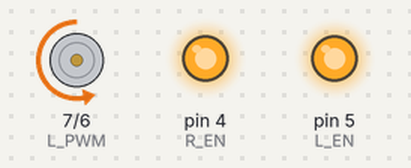
The sketch below on a simulated Arduino Uno, built with avr-gcc and run on an emulated ATmega328P. Parts: motor-driver pin pairs drawn as motors (green arrow = first pin HIGH = forward, orange = second pin HIGH = backward, longer = more drive), output pins drawn as LEDs (lit = HIGH). What the sketch prints to the serial monitor is not drawn.

Above: at 1.0 s.
At 2.5 s:
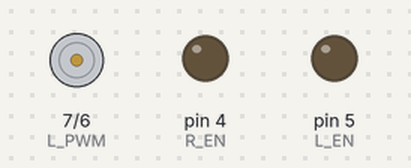
At 4.0 s:
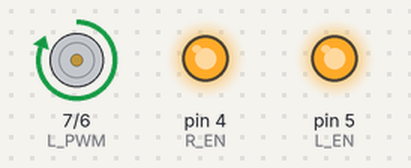
Timing chart, 0 to 7.8 s (numbered marks = the images above):
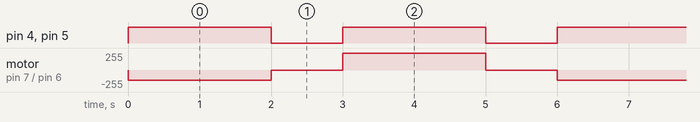

The sketch:

test_BTS7960.ino
```cpp
// (licence header left out)
#define R_EN 4
#define L_EN 5
#define R_PWM 6
#define L_PWM 7

void setup() {
  pinMode(R_EN, OUTPUT);
  pinMode(L_EN, OUTPUT);
  pinMode(R_PWM, OUTPUT);
  pinMode(L_PWM, OUTPUT);

  Serial.begin(9600);
  Serial.println("BTS7960 Motor Driver Test");
}

void loop() {
  // Forward motion
  digitalWrite(R_EN, HIGH);
  digitalWrite(L_EN, HIGH);
  analogWrite(R_PWM, 150); // Set speed (0-255)
  analogWrite(L_PWM, 0);
  delay(2000);

  // Stop
  digitalWrite(R_EN, LOW);
  digitalWrite(L_EN, LOW);
  analogWrite(R_PWM, 0);
  analogWrite(L_PWM, 0);
  delay(1000);

  // Reverse motion
  digitalWrite(R_EN, HIGH);
  digitalWrite(L_EN, HIGH);
  analogWrite(R_PWM, 0);
  analogWrite(L_PWM, 150); // Set speed (0-255)
  delay(2000);

  // Stop
  digitalWrite(R_EN, LOW);
  digitalWrite(L_EN, LOW);
  analogWrite(R_PWM, 0);
  analogWrite(L_PWM, 0);
  delay(1000);
}
```

Measured:
- by itself, pin 4 (R_EN), pin 5 (L_EN): alternates HIGH for 2.0 s and LOW for 1.0 s
- by itself, motor on pin 7 (L_PWM) / pin 6 (R_PWM): repeats every 6.0 s: stopped 1.0 s, forward 255/255 2.0 s, stopped 1.0 s, backward 150/255 2.0 s
